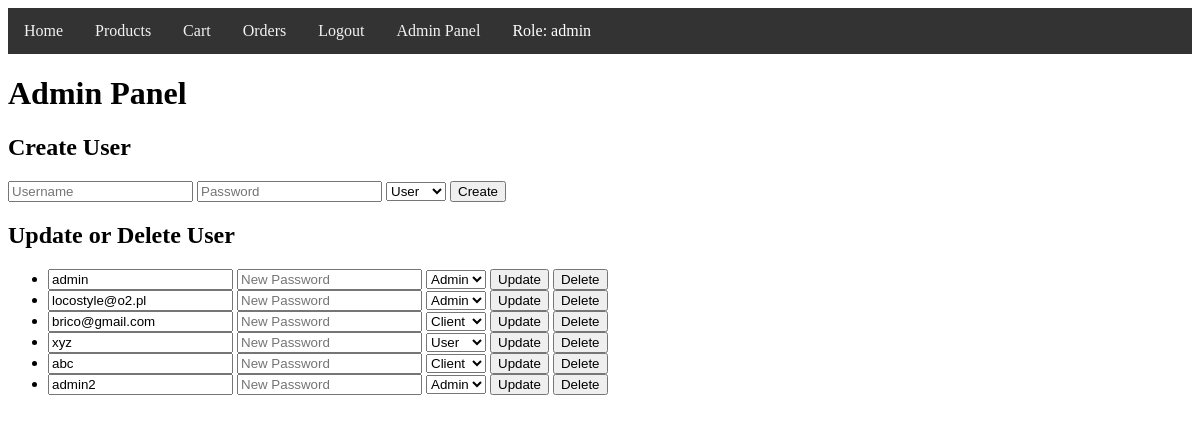
Page /admin (signed in) on the earlier database version.
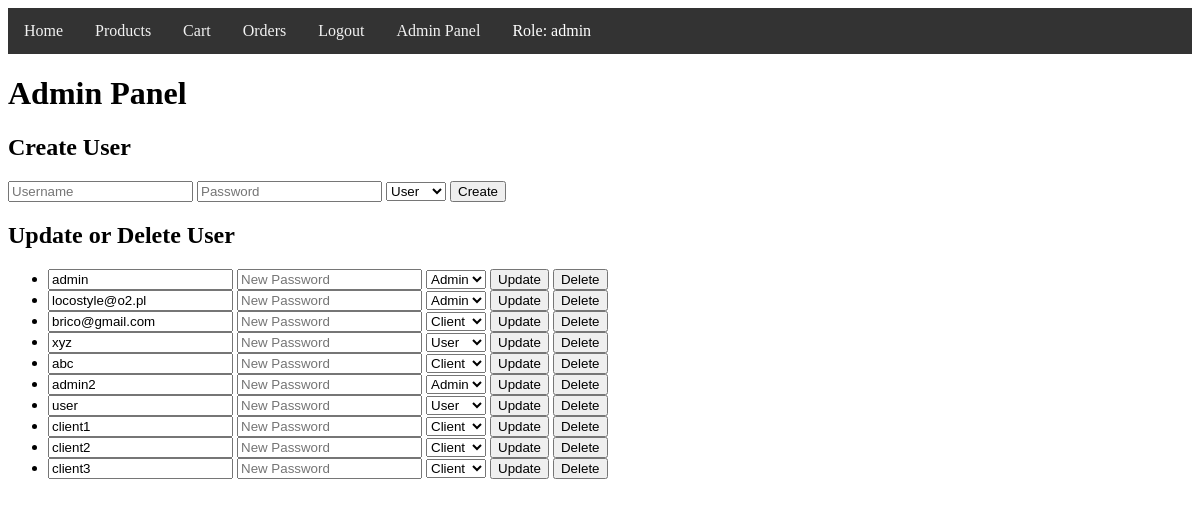
Same page on the later database version.
### models/user/user.py (models this page shows)
class User(db.Model):
    id = db.Column(db.Integer, primary_key=True)
    username = db.Column(db.String(150), unique=True, nullable=False)
    password = db.Column(db.String(150), nullable=False)
    role = db.Column(db.String(50), nullable=False, default='user')  # Nowa kolumna
    orders = db.relationship('Order', backref='user', lazy=True)

### controllers/user/user_view.py (the view, shortened to what this page needs)
@user_blueprint.route('/admin', methods=['GET', 'POST'])
def admin():
    if 'user_id' not in session:
        flash('You need to be logged in as admin to access this page.', 'danger')
        return redirect(url_for('user.login'))
    user = User.query.get(session['user_id'])
    if user.role != 'admin':
        flash('You do not have permission to access this page.', 'danger')
        return redirect(url_for('user.home'))
    users = User.query.all()
    return render_template('admin.html', users=users, user=user)

### templates/admin.html (shortened to what this page needs)
{% extends "base.html" %}
{% block content %}
<h1>Admin Panel</h1>
<h2>Create User</h2>
<form method="POST">
    <input type="text" name="username" placeholder="Username" required>
    <input type="password" name="password" placeholder="Password" required>
    <select name="role" required>
        <option value="user">User</option>
    </select>
    <button type="submit">Create</button>
</form>
<h2>Update or Delete User</h2>
<ul>
    {% for user in users %}
    <li>
        <form method="POST" style="display:inline;">
            <input type="text" name="username" value="{{ user.username }}">
            <input type="password" name="password" placeholder="New Password">
            <select name="role">
                <option value="user" {% if user.role == 'user' %}selected{% endif %}>User</option>
                <option value="client" {% if user.role == 'client' %}selected{% endif %}>Client</option>
                <option value="admin" {% if user.role == 'admin' %}selected{% endif %}>Admin</option>
            </select>
            <button type="submit">Update</button>
        </form>
        <form method="POST" style="display:inline;">
            <button type="submit">Delete</button>
        </form>
    </li>
    {% endfor %}
</ul>
{% endblock %}

Differences in the rows shown:
added User: username "user", role "User"
added User: username "client1", role "Client"
added User: username "client2", role "Client"
added User: username "client3", role "Client"
